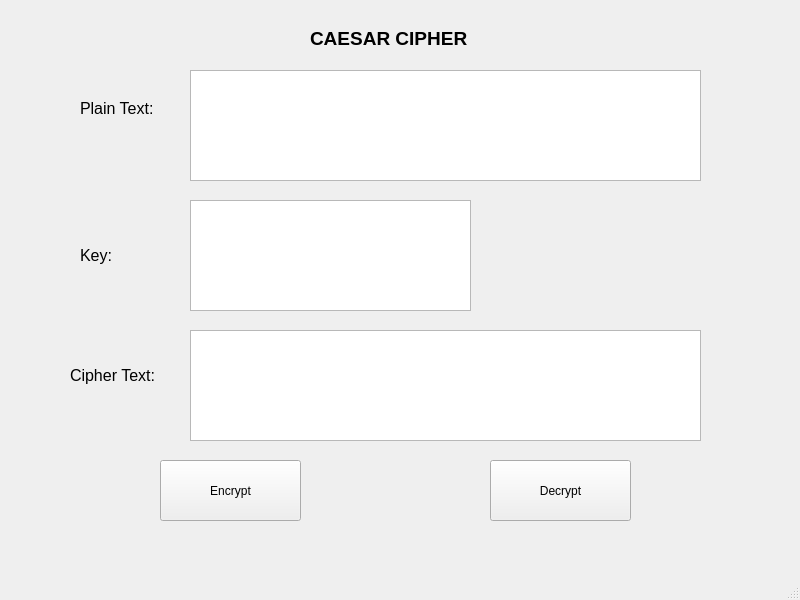
<?xml version="1.0" encoding="UTF-8"?>
<ui version="4.0">
 <class>MainWindow</class>
 <widget class="QMainWindow" name="MainWindow">
  <property name="geometry">
   <rect>
    <x>0</x>
    <y>0</y>
    <width>800</width>
    <height>600</height>
   </rect>
  </property>
  <property name="windowTitle">
   <string>MainWindow</string>
  </property>
  <widget class="QWidget" name="centralwidget">
   <widget class="QLabel" name="label">
    <property name="geometry">
     <rect>
      <x>310</x>
      <y>30</y>
      <width>181</width>
      <height>16</height>
     </rect>
    </property>
    <property name="font">
     <font>
      <pointsize>14</pointsize>
      <weight>75</weight>
      <bold>true</bold>
     </font>
    </property>
    <property name="text">
     <string>CAESAR CIPHER</string>
    </property>
   </widget>
   <widget class="QLabel" name="label_2">
    <property name="geometry">
     <rect>
      <x>80</x>
      <y>100</y>
      <width>101</width>
      <height>16</height>
     </rect>
    </property>
    <property name="font">
     <font>
      <pointsize>12</pointsize>
     </font>
    </property>
    <property name="text">
     <string>Plain Text:</string>
    </property>
   </widget>
   <widget class="QLabel" name="label_3">
    <property name="geometry">
     <rect>
      <x>80</x>
      <y>240</y>
      <width>47</width>
      <height>31</height>
     </rect>
    </property>
    <property name="font">
     <font>
      <pointsize>12</pointsize>
     </font>
    </property>
    <property name="text">
     <string>Key:</string>
    </property>
   </widget>
   <widget class="QLabel" name="label_4">
    <property name="geometry">
     <rect>
      <x>70</x>
      <y>360</y>
      <width>121</width>
      <height>31</height>
     </rect>
    </property>
    <property name="font">
     <font>
      <pointsize>12</pointsize>
     </font>
    </property>
    <property name="text">
     <string>Cipher Text:</string>
    </property>
   </widget>
   <widget class="QPlainTextEdit" name="txt_plain_text">
    <property name="geometry">
     <rect>
      <x>190</x>
      <y>70</y>
      <width>511</width>
      <height>111</height>
     </rect>
    </property>
   </widget>
   <widget class="QPlainTextEdit" name="txt_key">
    <property name="geometry">
     <rect>
      <x>190</x>
      <y>200</y>
      <width>281</width>
      <height>111</height>
     </rect>
    </property>
   </widget>
   <widget class="QPlainTextEdit" name="txt_cipher_text">
    <property name="geometry">
     <rect>
      <x>190</x>
      <y>330</y>
      <width>511</width>
      <height>111</height>
     </rect>
    </property>
   </widget>
   <widget class="QPushButton" name="btn_encrypt">
    <property name="geometry">
     <rect>
      <x>160</x>
      <y>460</y>
      <width>141</width>
      <height>61</height>
     </rect>
    </property>
    <property name="text">
     <string>Encrypt</string>
    </property>
   </widget>
   <widget class="QPushButton" name="btn_decrypt">
    <property name="geometry">
     <rect>
      <x>490</x>
      <y>460</y>
      <width>141</width>
      <height>61</height>
     </rect>
    </property>
    <property name="text">
     <string>Decrypt</string>
    </property>
   </widget>
  </widget>
  <widget class="QMenuBar" name="menubar">
   <property name="geometry">
    <rect>
     <x>0</x>
     <y>0</y>
     <width>800</width>
     <height>21</height>
    </rect>
   </property>
  </widget>
  <widget class="QStatusBar" name="statusbar"/>
 </widget>
 <resources/>
 <connections/>
</ui>
